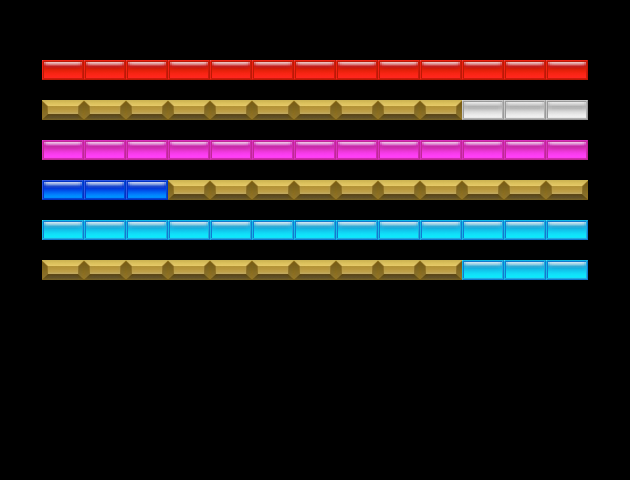

Tiled map render using the project's own tile images. Description and the map definition, with tile-layer contents summarised, below:
An orthogonal 15x24 tile map with 42x20 px tiles, 10 tile layers (red, yellow, blue, green, ...).

<map version="1.5" tiledversion="1.7.2" orientation="orthogonal" renderorder="left-down" width="15" height="24" tilewidth="42" tileheight="20" infinite="0" nextlayerid="12" nextobjectid="1">
 <tileset firstgid="1" name="sprites" tilewidth="42" tileheight="20" spacing="16" tilecount="420" columns="15">
  <image source="sprites/sprites.png" width="880" height="1024" />
 </tileset>
 <layer id="1" name="red" width="15" height="24">
  <data>[360 cells, 13 non-empty, 1 distinct tile ids]</data>
 </layer>
 <layer id="2" name="yellow" width="15" height="24">
  <data>[360 cells, 0 non-empty, 0 distinct tile ids]</data>
 </layer>
 <layer id="3" name="blue" width="15" height="24">
  <data>[360 cells, 3 non-empty, 1 distinct tile ids]</data>
 </layer>
 <layer id="5" name="green" width="15" height="24">
  <data>[360 cells, 0 non-empty, 0 distinct tile ids]</data>
 </layer>
 <layer id="9" name="white" width="15" height="24">
  <data>[360 cells, 3 non-empty, 1 distinct tile ids]</data>
 </layer>
 <layer id="10" name="orange" width="15" height="24">
  <data>[360 cells, 0 non-empty, 0 distinct tile ids]</data>
 </layer>
 <layer id="11" name="cyan" width="15" height="24">
  <data>[360 cells, 16 non-empty, 1 distinct tile ids]</data>
 </layer>
 <layer id="6" name="silver" width="15" height="24">
  <data>[360 cells, 0 non-empty, 0 distinct tile ids]</data>
 </layer>
 <layer id="7" name="gold" width="15" height="24">
  <data>[360 cells, 30 non-empty, 1 distinct tile ids]</data>
 </layer>
 <layer id="8" name="magenta" width="15" height="24">
  <data>[360 cells, 13 non-empty, 1 distinct tile ids]</data>
 </layer>
</map>
